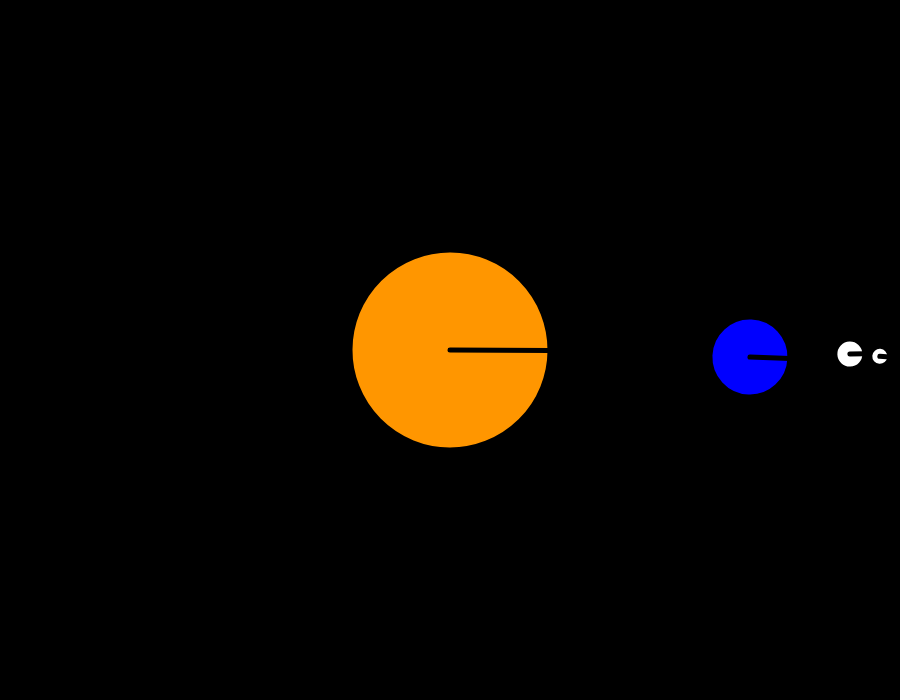
Frame 1 (no input)
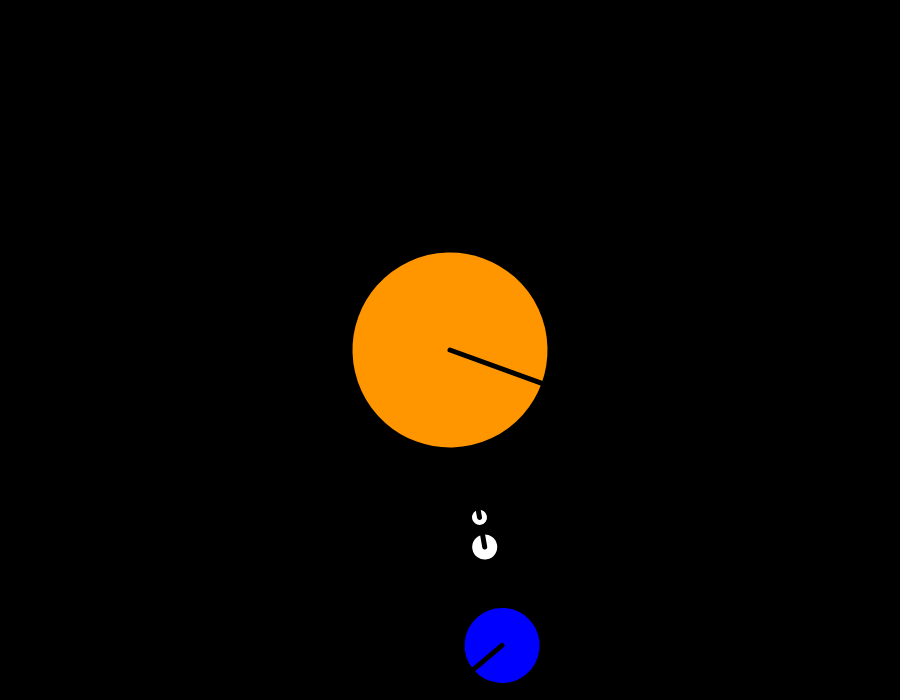
Frame 60 (no input)
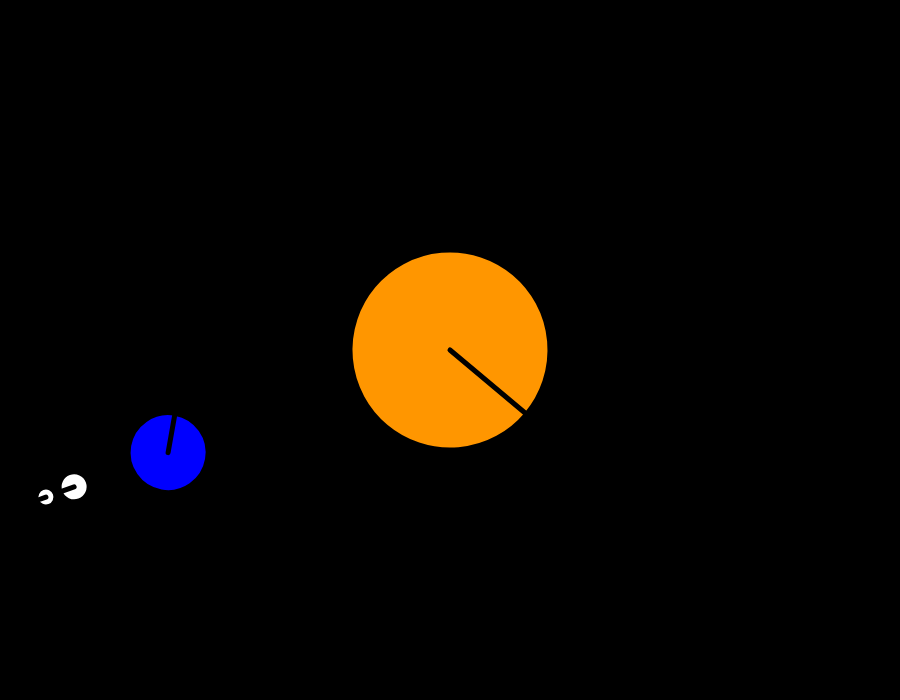
Frame 120 (the mouse pressed at the canvas centre since frame 60)

The p5.js sketch that drew these frames (run headless with seeded random() and noise() and a simulated clock; from frame 60 on, the mouse is pressed at the canvas centre):

// p5.js sketch
// ── sketch.js
var speed;
var starLocs = [];

function setup() {
    createCanvas(900, 700);
}

function draw() {
    background(0);
    speed = frameCount;
    
    //SUN  
    translate(width/2, height/2);
    rotate(radians(speed)/3);
    celestialObj(color(255,150,0), 200);
       
    //EARTH   
    rotate(radians(speed));
    translate(300,0);
    
    rotate(radians(speed));
    celestialObj(color('rgb(0,0,255)'), 80);
        
    //MOON
    push();    
    rotate(radians(speed*-4));   
    translate(100,0);
    celestialObj(color(255,255,255), 30);    
     
    rotate(radians(speed*6));  
    translate(30,0);
    celestialObj(color(255,255,255),20 );
    pop(); 
       
}

function celestialObj(c, size){
    strokeWeight(5);
    fill(c);
    stroke(0);
    ellipse(0, 0, size, size);
    line(0, 0, size/2, 0);
}
